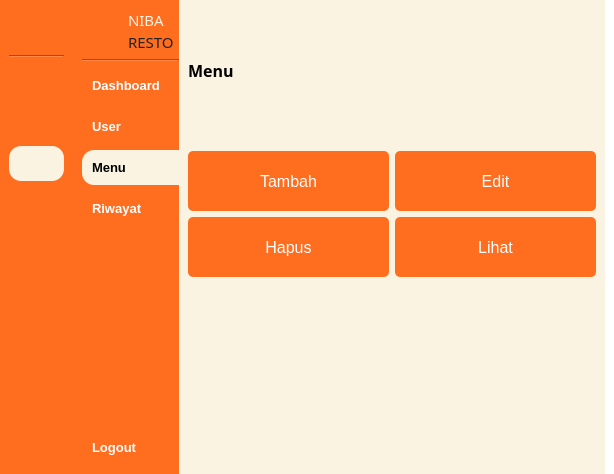
<?xml version="1.0" encoding="UTF-8"?>
<ui version="4.0">
 <class>MainWindow</class>
 <widget class="QMainWindow" name="MainWindow">
  <property name="geometry">
   <rect>
    <x>0</x>
    <y>0</y>
    <width>614</width>
    <height>474</height>
   </rect>
  </property>
  <property name="windowTitle">
   <string>MainWindow</string>
  </property>
  <property name="styleSheet">
   <string notr="true">background-color: rgb(255, 255, 255);</string>
  </property>
  <widget class="QWidget" name="centralwidget">
   <layout class="QGridLayout" name="gridLayout">
    <property name="leftMargin">
     <number>0</number>
    </property>
    <property name="topMargin">
     <number>0</number>
    </property>
    <property name="rightMargin">
     <number>0</number>
    </property>
    <property name="bottomMargin">
     <number>0</number>
    </property>
    <property name="horizontalSpacing">
     <number>0</number>
    </property>
    <item row="0" column="0">
     <widget class="QWidget" name="icon_only_widget" native="true">
      <property name="maximumSize">
       <size>
        <width>75</width>
        <height>16777215</height>
       </size>
      </property>
      <property name="styleSheet">
       <string notr="true">QPushButton {
	text-align: center;
	border-radius: 12px;
    padding: 10px;
    border: 0px;
	color: white;
    font-weight: 600;
}

QPushButton:hover {
	background-color: rgb(181, 171, 146);
}

QPushButton:checked {
	color: black;
	background-color: #FAF3E1;
}

QWidget {
	background-color: #FF6D1F;
}</string>
      </property>
      <layout class="QVBoxLayout" name="verticalLayout">
       <item>
        <layout class="QVBoxLayout" name="verticalLayout_7">
         <item>
          <layout class="QHBoxLayout" name="horizontalLayout_4">
           <property name="rightMargin">
            <number>5</number>
           </property>
           <item>
            <widget class="QLabel" name="label_4">
             <property name="sizePolicy">
              <sizepolicy hsizetype="Fixed" vsizetype="Fixed">
               <horstretch>0</horstretch>
               <verstretch>0</verstretch>
              </sizepolicy>
             </property>
             <property name="minimumSize">
              <size>
               <width>40</width>
               <height>40</height>
              </size>
             </property>
             <property name="maximumSize">
              <size>
               <width>40</width>
               <height>40</height>
              </size>
             </property>
             <property name="styleSheet">
              <string notr="true">QLabel {
    background-color: transparent;
    border-radius: 20px;
    background-image: url(:/yourpic.png);
    background-repeat: no-repeat;
    background-position: center;
}
</string>
             </property>
             <property name="text">
              <string/>
             </property>
             <property name="pixmap">
              <pixmap resource="images.qrc">:/image/images/logo-rounded.png</pixmap>
             </property>
             <property name="scaledContents">
              <bool>true</bool>
             </property>
            </widget>
           </item>
          </layout>
         </item>
         <item>
          <widget class="Line" name="line">
           <property name="orientation">
            <enum>Qt::Horizontal</enum>
           </property>
          </widget>
         </item>
         <item>
          <widget class="QPushButton" name="btn_dashboard_icon">
           <property name="font">
            <font>
             <family>Microsoft Sans Serif</family>
             <pointsize>10</pointsize>
             <weight>75</weight>
             <bold>true</bold>
            </font>
           </property>
           <property name="styleSheet">
            <string notr="true"/>
           </property>
           <property name="text">
            <string/>
           </property>
           <property name="icon">
            <iconset resource="images.qrc">
             <normaloff>:/image/images/mage--home-fill-off.png</normaloff>
             <normalon>:/image/images/mage--home-fill.png</normalon>
             <disabledoff>:/image/images/mage--home-fill-off.png</disabledoff>
             <disabledon>:/image/images/mage--home-fill.png</disabledon>
             <activeoff>:/image/images/mage--home-fill-off.png</activeoff>
             <activeon>:/image/images/mage--home-fill.png</activeon>
             <selectedoff>:/image/images/mage--home-fill-off.png</selectedoff>
             <selectedon>:/image/images/mage--home-fill.png</selectedon>:/image/images/mage--home-fill-off.png</iconset>
           </property>
           <property name="iconSize">
            <size>
             <width>20</width>
             <height>20</height>
            </size>
           </property>
           <property name="checkable">
            <bool>true</bool>
           </property>
           <property name="checked">
            <bool>false</bool>
           </property>
           <property name="autoExclusive">
            <bool>true</bool>
           </property>
          </widget>
         </item>
         <item>
          <widget class="QPushButton" name="btn_user_icon">
           <property name="font">
            <font>
             <family>MS Sans Serif</family>
             <pointsize>10</pointsize>
             <weight>75</weight>
             <bold>true</bold>
            </font>
           </property>
           <property name="styleSheet">
            <string notr="true"/>
           </property>
           <property name="text">
            <string/>
           </property>
           <property name="icon">
            <iconset resource="images.qrc">
             <normaloff>:/image/images/mage--users-fill-off.png</normaloff>
             <normalon>:/image/images/mage--users-fill.png</normalon>:/image/images/mage--users-fill-off.png</iconset>
           </property>
           <property name="iconSize">
            <size>
             <width>20</width>
             <height>20</height>
            </size>
           </property>
           <property name="checkable">
            <bool>true</bool>
           </property>
           <property name="autoExclusive">
            <bool>true</bool>
           </property>
          </widget>
         </item>
         <item>
          <widget class="QPushButton" name="btn_menu_icon">
           <property name="font">
            <font>
             <family>MS Sans Serif</family>
             <pointsize>10</pointsize>
             <weight>75</weight>
             <bold>true</bold>
            </font>
           </property>
           <property name="styleSheet">
            <string notr="true"/>
           </property>
           <property name="text">
            <string/>
           </property>
           <property name="icon">
            <iconset resource="images.qrc">
             <normaloff>:/image/images/mage--clipboard-2-fill-off.png</normaloff>
             <normalon>:/image/images/mage--clipboard-2-fill.png</normalon>:/image/images/mage--clipboard-2-fill-off.png</iconset>
           </property>
           <property name="iconSize">
            <size>
             <width>20</width>
             <height>20</height>
            </size>
           </property>
           <property name="checkable">
            <bool>true</bool>
           </property>
           <property name="checked">
            <bool>true</bool>
           </property>
           <property name="autoExclusive">
            <bool>true</bool>
           </property>
          </widget>
         </item>
         <item>
          <widget class="QPushButton" name="btn_riwayat_icon">
           <property name="font">
            <font>
             <family>Microsoft Sans Serif</family>
             <pointsize>10</pointsize>
             <weight>75</weight>
             <bold>true</bold>
            </font>
           </property>
           <property name="styleSheet">
            <string notr="true"/>
           </property>
           <property name="text">
            <string/>
           </property>
           <property name="icon">
            <iconset resource="images.qrc">
             <normaloff>:/image/images/mage--book-text-fill.png</normaloff>
             <normalon>:/image/images/mage--book-text-fill-off.png</normalon>:/image/images/mage--book-text-fill.png</iconset>
           </property>
           <property name="iconSize">
            <size>
             <width>20</width>
             <height>20</height>
            </size>
           </property>
           <property name="checkable">
            <bool>true</bool>
           </property>
           <property name="checked">
            <bool>false</bool>
           </property>
           <property name="autoExclusive">
            <bool>true</bool>
           </property>
          </widget>
         </item>
         <item>
          <spacer name="verticalSpacer_3">
           <property name="orientation">
            <enum>Qt::Vertical</enum>
           </property>
           <property name="sizeHint" stdset="0">
            <size>
             <width>40</width>
             <height>200</height>
            </size>
           </property>
          </spacer>
         </item>
         <item>
          <widget class="QPushButton" name="btn_logout_icon">
           <property name="font">
            <font>
             <family>MS Sans Serif</family>
             <pointsize>10</pointsize>
             <weight>75</weight>
             <bold>true</bold>
            </font>
           </property>
           <property name="styleSheet">
            <string notr="true">QPushButton {
	border-radius: 12px;
}</string>
           </property>
           <property name="text">
            <string/>
           </property>
           <property name="icon">
            <iconset resource="images.qrc">
             <normaloff>:/image/images/mage--shut-down-fill-off.png</normaloff>
             <normalon>:/image/images/mage--shut-down-fill.png</normalon>:/image/images/mage--shut-down-fill-off.png</iconset>
           </property>
           <property name="iconSize">
            <size>
             <width>20</width>
             <height>20</height>
            </size>
           </property>
          </widget>
         </item>
        </layout>
       </item>
      </layout>
     </widget>
    </item>
    <item row="0" column="1">
     <widget class="QWidget" name="icon_name_widget" native="true">
      <property name="maximumSize">
       <size>
        <width>150</width>
        <height>16777215</height>
       </size>
      </property>
      <property name="styleSheet">
       <string notr="true">QPushButton {
	text-align: left;
	border-top-left-radius: 12px;
	border-bottom-left-radius: 12px;
    padding: 10px;
    border: 0px;
	color: white;
    font-weight: 600;
}

QPushButton:hover {
	background-color: rgb(181, 171, 146);
}

QPushButton:checked {
	color: black;
	background-color: #FAF3E1;
}

QWidget {
	background-color: #FF6D1F;
}</string>
      </property>
      <layout class="QVBoxLayout" name="verticalLayout_4">
       <property name="rightMargin">
        <number>0</number>
       </property>
       <item>
        <layout class="QVBoxLayout" name="verticalLayout_2">
         <item>
          <layout class="QHBoxLayout" name="horizontalLayout_2">
           <property name="rightMargin">
            <number>5</number>
           </property>
           <item>
            <widget class="QLabel" name="label_2">
             <property name="sizePolicy">
              <sizepolicy hsizetype="Fixed" vsizetype="Fixed">
               <horstretch>0</horstretch>
               <verstretch>0</verstretch>
              </sizepolicy>
             </property>
             <property name="minimumSize">
              <size>
               <width>40</width>
               <height>40</height>
              </size>
             </property>
             <property name="maximumSize">
              <size>
               <width>40</width>
               <height>40</height>
              </size>
             </property>
             <property name="styleSheet">
              <string notr="true">QLabel {
    background-color: transparent;
    border-radius: 20px;
    background-image: url(:/yourpic.png);
    background-repeat: no-repeat;
    background-position: center;
}
</string>
             </property>
             <property name="text">
              <string/>
             </property>
             <property name="pixmap">
              <pixmap resource="images.qrc">:/image/images/logo-rounded.png</pixmap>
             </property>
             <property name="scaledContents">
              <bool>true</bool>
             </property>
            </widget>
           </item>
           <item>
            <layout class="QVBoxLayout" name="verticalLayout_3">
             <property name="spacing">
              <number>0</number>
             </property>
             <item>
              <widget class="QLabel" name="label_3">
               <property name="maximumSize">
                <size>
                 <width>50</width>
                 <height>16777215</height>
                </size>
               </property>
               <property name="font">
                <font>
                 <family>Bauhaus 93</family>
                 <pointsize>11</pointsize>
                 <weight>50</weight>
                 <bold>false</bold>
                 <strikeout>false</strikeout>
                 <kerning>true</kerning>
                </font>
               </property>
               <property name="styleSheet">
                <string notr="true">color: #FAF3E1;</string>
               </property>
               <property name="text">
                <string>NIBA</string>
               </property>
               <property name="textFormat">
                <enum>Qt::PlainText</enum>
               </property>
              </widget>
             </item>
             <item>
              <widget class="QLabel" name="label_5">
               <property name="sizePolicy">
                <sizepolicy hsizetype="Minimum" vsizetype="Preferred">
                 <horstretch>0</horstretch>
                 <verstretch>0</verstretch>
                </sizepolicy>
               </property>
               <property name="maximumSize">
                <size>
                 <width>50</width>
                 <height>16777215</height>
                </size>
               </property>
               <property name="font">
                <font>
                 <family>Bauhaus 93</family>
                 <pointsize>11</pointsize>
                 <weight>50</weight>
                 <bold>false</bold>
                 <strikeout>false</strikeout>
                 <kerning>true</kerning>
                </font>
               </property>
               <property name="styleSheet">
                <string notr="true">color: #222222;</string>
               </property>
               <property name="text">
                <string>RESTO</string>
               </property>
               <property name="textFormat">
                <enum>Qt::PlainText</enum>
               </property>
               <property name="scaledContents">
                <bool>false</bool>
               </property>
              </widget>
             </item>
            </layout>
           </item>
          </layout>
         </item>
         <item>
          <widget class="Line" name="line_2">
           <property name="orientation">
            <enum>Qt::Horizontal</enum>
           </property>
          </widget>
         </item>
         <item>
          <widget class="QPushButton" name="btn_dashboard_expanded">
           <property name="font">
            <font>
             <family>Microsoft Sans Serif</family>
             <pointsize>10</pointsize>
             <weight>75</weight>
             <bold>true</bold>
            </font>
           </property>
           <property name="styleSheet">
            <string notr="true"/>
           </property>
           <property name="text">
            <string>Dashboard</string>
           </property>
           <property name="icon">
            <iconset resource="images.qrc">
             <normaloff>:/image/images/mage--home-fill-off.png</normaloff>
             <normalon>:/image/images/mage--home-fill.png</normalon>
             <disabledoff>:/image/images/mage--home-fill-off.png</disabledoff>
             <disabledon>:/image/images/mage--home-fill.png</disabledon>
             <activeoff>:/image/images/mage--home-fill-off.png</activeoff>
             <activeon>:/image/images/mage--home-fill.png</activeon>
             <selectedoff>:/image/images/mage--home-fill-off.png</selectedoff>
             <selectedon>:/image/images/mage--home-fill.png</selectedon>:/image/images/mage--home-fill-off.png</iconset>
           </property>
           <property name="iconSize">
            <size>
             <width>20</width>
             <height>20</height>
            </size>
           </property>
           <property name="checkable">
            <bool>true</bool>
           </property>
           <property name="checked">
            <bool>false</bool>
           </property>
           <property name="autoExclusive">
            <bool>true</bool>
           </property>
          </widget>
         </item>
         <item>
          <widget class="QPushButton" name="btn_user_expanded">
           <property name="font">
            <font>
             <family>MS Sans Serif</family>
             <pointsize>10</pointsize>
             <weight>75</weight>
             <bold>true</bold>
            </font>
           </property>
           <property name="styleSheet">
            <string notr="true"/>
           </property>
           <property name="text">
            <string>User</string>
           </property>
           <property name="icon">
            <iconset resource="images.qrc">
             <normaloff>:/image/images/mage--users-fill-off.png</normaloff>
             <normalon>:/image/images/mage--users-fill.png</normalon>:/image/images/mage--users-fill-off.png</iconset>
           </property>
           <property name="iconSize">
            <size>
             <width>20</width>
             <height>20</height>
            </size>
           </property>
           <property name="checkable">
            <bool>true</bool>
           </property>
           <property name="autoExclusive">
            <bool>true</bool>
           </property>
          </widget>
         </item>
         <item>
          <widget class="QPushButton" name="btn_menu_expanded">
           <property name="font">
            <font>
             <family>MS Sans Serif</family>
             <pointsize>10</pointsize>
             <weight>75</weight>
             <bold>true</bold>
            </font>
           </property>
           <property name="styleSheet">
            <string notr="true"/>
           </property>
           <property name="text">
            <string>Menu</string>
           </property>
           <property name="icon">
            <iconset resource="images.qrc">
             <normaloff>:/image/images/mage--clipboard-2-fill-off.png</normaloff>
             <normalon>:/image/images/mage--clipboard-2-fill.png</normalon>:/image/images/mage--clipboard-2-fill-off.png</iconset>
           </property>
           <property name="iconSize">
            <size>
             <width>20</width>
             <height>20</height>
            </size>
           </property>
           <property name="checkable">
            <bool>true</bool>
           </property>
           <property name="checked">
            <bool>true</bool>
           </property>
           <property name="autoExclusive">
            <bool>true</bool>
           </property>
          </widget>
         </item>
         <item>
          <widget class="QPushButton" name="btn_riwayat_expanded">
           <property name="font">
            <font>
             <family>Microsoft Sans Serif</family>
             <pointsize>10</pointsize>
             <weight>75</weight>
             <bold>true</bold>
            </font>
           </property>
           <property name="styleSheet">
            <string notr="true"/>
           </property>
           <property name="text">
            <string>Riwayat</string>
           </property>
           <property name="icon">
            <iconset resource="images.qrc">
             <normaloff>:/image/images/mage--book-text-fill.png</normaloff>
             <normalon>:/image/images/mage--book-text-fill-off.png</normalon>:/image/images/mage--book-text-fill.png</iconset>
           </property>
           <property name="iconSize">
            <size>
             <width>20</width>
             <height>20</height>
            </size>
           </property>
           <property name="checkable">
            <bool>true</bool>
           </property>
           <property name="checked">
            <bool>false</bool>
           </property>
           <property name="autoExclusive">
            <bool>true</bool>
           </property>
          </widget>
         </item>
         <item>
          <spacer name="verticalSpacer_2">
           <property name="orientation">
            <enum>Qt::Vertical</enum>
           </property>
           <property name="sizeHint" stdset="0">
            <size>
             <width>40</width>
             <height>200</height>
            </size>
           </property>
          </spacer>
         </item>
         <item>
          <widget class="QPushButton" name="btn_logout_expanded">
           <property name="font">
            <font>
             <family>MS Sans Serif</family>
             <pointsize>10</pointsize>
             <weight>75</weight>
             <bold>true</bold>
            </font>
           </property>
           <property name="styleSheet">
            <string notr="true">QPushButton {
	border-radius: 12px;
}</string>
           </property>
           <property name="text">
            <string>Logout</string>
           </property>
           <property name="icon">
            <iconset resource="images.qrc">
             <normaloff>:/image/images/mage--shut-down-fill-off.png</normaloff>
             <normalon>:/image/images/mage--shut-down-fill.png</normalon>:/image/images/mage--shut-down-fill-off.png</iconset>
           </property>
           <property name="iconSize">
            <size>
             <width>20</width>
             <height>20</height>
            </size>
           </property>
          </widget>
         </item>
        </layout>
       </item>
      </layout>
     </widget>
    </item>
    <item row="0" column="2">
     <widget class="QWidget" name="main_menu" native="true">
      <property name="styleSheet">
       <string notr="true">background-color: rgb(255, 255, 255);</string>
      </property>
      <layout class="QVBoxLayout" name="verticalLayout_5">
       <property name="spacing">
        <number>0</number>
       </property>
       <property name="leftMargin">
        <number>0</number>
       </property>
       <property name="topMargin">
        <number>0</number>
       </property>
       <property name="bottomMargin">
        <number>0</number>
       </property>
       <item>
        <widget class="QWidget" name="widget" native="true">
         <property name="minimumSize">
          <size>
           <width>0</width>
           <height>50</height>
          </size>
         </property>
         <property name="maximumSize">
          <size>
           <width>16777215</width>
           <height>50</height>
          </size>
         </property>
         <property name="styleSheet">
          <string notr="true">background-color: rgb(250, 243, 225);</string>
         </property>
         <layout class="QHBoxLayout" name="horizontalLayout_6">
          <item>
           <layout class="QHBoxLayout" name="horizontalLayout">
            <item>
             <widget class="QPushButton" name="btn_expand">
              <property name="styleSheet">
               <string notr="true">QPushButton {
	text-align: left;
	border-radius: 12px;
    padding: 10px;
    border: 0px;
	color: black;
    font-weight: 600;
}

QPushButton:hover {
	background-color: #F5E7C6;
}

QPushButton:checked {
	background-color: #222222;
}</string>
              </property>
              <property name="text">
               <string/>
              </property>
              <property name="icon">
               <iconset resource="images.qrc">
                <normaloff>:/image/images/mage--dash-menu-off.png</normaloff>
                <normalon>:/image/images/mage--double-arrow-left-off.png</normalon>:/image/images/mage--dash-menu-off.png</iconset>
              </property>
              <property name="iconSize">
               <size>
                <width>20</width>
                <height>20</height>
               </size>
              </property>
              <property name="checkable">
               <bool>true</bool>
              </property>
             </widget>
            </item>
            <item>
             <spacer name="horizontalSpacer">
              <property name="orientation">
               <enum>Qt::Horizontal</enum>
              </property>
              <property name="sizeHint" stdset="0">
               <size>
                <width>20</width>
                <height>118</height>
               </size>
              </property>
             </spacer>
            </item>
           </layout>
          </item>
         </layout>
        </widget>
       </item>
       <item>
        <widget class="QWidget" name="widget_2" native="true">
         <property name="styleSheet">
          <string notr="true">QWidget {
	background-color: rgb(250, 243, 225);
}

QLabel {
	color:black;
}

QLineEdit {
	background-color: white;
	border-radius:  5px;
}

QComboBox {
	background-color: white;
	border-radius: 5px;
}</string>
         </property>
         <layout class="QVBoxLayout" name="verticalLayout_6">
          <item>
           <layout class="QHBoxLayout" name="horizontalLayout_3">
            <item>
             <widget class="QLabel" name="label_6">
              <property name="font">
               <font>
                <family>MS Reference Sans Serif</family>
                <pointsize>12</pointsize>
                <weight>75</weight>
                <bold>true</bold>
               </font>
              </property>
              <property name="styleSheet">
               <string notr="true">color:black;</string>
              </property>
              <property name="text">
               <string>Menu</string>
              </property>
              <property name="scaledContents">
               <bool>false</bool>
              </property>
              <property name="wordWrap">
               <bool>false</bool>
              </property>
             </widget>
            </item>
           </layout>
          </item>
          <item>
           <spacer name="verticalSpacer_4">
            <property name="orientation">
             <enum>Qt::Vertical</enum>
            </property>
            <property name="sizeHint" stdset="0">
             <size>
              <width>20</width>
              <height>40</height>
             </size>
            </property>
           </spacer>
          </item>
          <item>
           <layout class="QGridLayout" name="gridLayout_2">
            <item row="1" column="0">
             <widget class="QPushButton" name="btn_add">
              <property name="minimumSize">
               <size>
                <width>70</width>
                <height>60</height>
               </size>
              </property>
              <property name="font">
               <font>
                <pointsize>12</pointsize>
               </font>
              </property>
              <property name="styleSheet">
               <string notr="true">QPushButton {
	background-color: #FF6D1F;
	color:  white;
	padding: 2px;
	border-radius: 5px;
}</string>
              </property>
              <property name="text">
               <string>Tambah</string>
              </property>
             </widget>
            </item>
            <item row="1" column="1">
             <widget class="QPushButton" name="btn_edit">
              <property name="minimumSize">
               <size>
                <width>70</width>
                <height>60</height>
               </size>
              </property>
              <property name="font">
               <font>
                <pointsize>12</pointsize>
               </font>
              </property>
              <property name="styleSheet">
               <string notr="true">QPushButton {
	background-color: #FF6D1F;
	color:  white;
	padding: 2px;
	border-radius: 5px;
}</string>
              </property>
              <property name="text">
               <string>Edit</string>
              </property>
             </widget>
            </item>
            <item row="2" column="0">
             <widget class="QPushButton" name="btn_hapus">
              <property name="minimumSize">
               <size>
                <width>70</width>
                <height>60</height>
               </size>
              </property>
              <property name="font">
               <font>
                <pointsize>12</pointsize>
               </font>
              </property>
              <property name="styleSheet">
               <string notr="true">QPushButton {
	background-color: #FF6D1F;
	color:  white;
	padding: 2px;
	border-radius: 5px;
}</string>
              </property>
              <property name="text">
               <string>Hapus</string>
              </property>
             </widget>
            </item>
            <item row="2" column="1">
             <widget class="QPushButton" name="btn_show">
              <property name="minimumSize">
               <size>
                <width>70</width>
                <height>60</height>
               </size>
              </property>
              <property name="font">
               <font>
                <pointsize>12</pointsize>
               </font>
              </property>
              <property name="styleSheet">
               <string notr="true">QPushButton {
	background-color: #FF6D1F;
	color:  white;
	padding: 2px;
	border-radius: 5px;
}</string>
              </property>
              <property name="text">
               <string>Lihat</string>
              </property>
             </widget>
            </item>
           </layout>
          </item>
          <item>
           <spacer name="verticalSpacer_6">
            <property name="orientation">
             <enum>Qt::Vertical</enum>
            </property>
            <property name="sizeHint" stdset="0">
             <size>
              <width>20</width>
              <height>40</height>
             </size>
            </property>
           </spacer>
          </item>
          <item>
           <spacer name="verticalSpacer">
            <property name="orientation">
             <enum>Qt::Vertical</enum>
            </property>
            <property name="sizeHint" stdset="0">
             <size>
              <width>20</width>
              <height>40</height>
             </size>
            </property>
           </spacer>
          </item>
          <item>
           <spacer name="verticalSpacer_5">
            <property name="orientation">
             <enum>Qt::Vertical</enum>
            </property>
            <property name="sizeHint" stdset="0">
             <size>
              <width>20</width>
              <height>40</height>
             </size>
            </property>
           </spacer>
          </item>
         </layout>
        </widget>
       </item>
      </layout>
     </widget>
    </item>
   </layout>
  </widget>
 </widget>
 <resources>
  <include location="images.qrc"/>
 </resources>
 <connections>
  <connection>
   <sender>btn_expand</sender>
   <signal>toggled(bool)</signal>
   <receiver>icon_only_widget</receiver>
   <slot>setHidden(bool)</slot>
   <hints>
    <hint type="sourcelabel">
     <x>240</x>
     <y>39</y>
    </hint>
    <hint type="destinationlabel">
     <x>63</x>
     <y>252</y>
    </hint>
   </hints>
  </connection>
  <connection>
   <sender>btn_expand</sender>
   <signal>toggled(bool)</signal>
   <receiver>icon_name_widget</receiver>
   <slot>setVisible(bool)</slot>
   <hints>
    <hint type="sourcelabel">
     <x>240</x>
     <y>39</y>
    </hint>
    <hint type="destinationlabel">
     <x>186</x>
     <y>243</y>
    </hint>
   </hints>
  </connection>
  <connection>
   <sender>btn_logout_expanded</sender>
   <signal>clicked()</signal>
   <receiver>MainWindow</receiver>
   <slot>close()</slot>
   <hints>
    <hint type="sourcelabel">
     <x>185</x>
     <y>463</y>
    </hint>
    <hint type="destinationlabel">
     <x>140</x>
     <y>470</y>
    </hint>
   </hints>
  </connection>
  <connection>
   <sender>btn_dashboard_expanded</sender>
   <signal>toggled(bool)</signal>
   <receiver>btn_dashboard_icon</receiver>
   <slot>setChecked(bool)</slot>
   <hints>
    <hint type="sourcelabel">
     <x>185</x>
     <y>106</y>
    </hint>
    <hint type="destinationlabel">
     <x>41</x>
     <y>106</y>
    </hint>
   </hints>
  </connection>
  <connection>
   <sender>btn_user_expanded</sender>
   <signal>toggled(bool)</signal>
   <receiver>btn_user_icon</receiver>
   <slot>setChecked(bool)</slot>
   <hints>
    <hint type="sourcelabel">
     <x>109</x>
     <y>148</y>
    </hint>
    <hint type="destinationlabel">
     <x>45</x>
     <y>152</y>
    </hint>
   </hints>
  </connection>
  <connection>
   <sender>btn_menu_expanded</sender>
   <signal>toggled(bool)</signal>
   <receiver>btn_menu_icon</receiver>
   <slot>setChecked(bool)</slot>
   <hints>
    <hint type="sourcelabel">
     <x>185</x>
     <y>198</y>
    </hint>
    <hint type="destinationlabel">
     <x>47</x>
     <y>198</y>
    </hint>
   </hints>
  </connection>
  <connection>
   <sender>btn_dashboard_icon</sender>
   <signal>toggled(bool)</signal>
   <receiver>btn_dashboard_expanded</receiver>
   <slot>setChecked(bool)</slot>
   <hints>
    <hint type="sourcelabel">
     <x>43</x>
     <y>100</y>
    </hint>
    <hint type="destinationlabel">
     <x>123</x>
     <y>100</y>
    </hint>
   </hints>
  </connection>
  <connection>
   <sender>btn_user_icon</sender>
   <signal>toggled(bool)</signal>
   <receiver>btn_user_expanded</receiver>
   <slot>setChecked(bool)</slot>
   <hints>
    <hint type="sourcelabel">
     <x>23</x>
     <y>145</y>
    </hint>
    <hint type="destinationlabel">
     <x>168</x>
     <y>144</y>
    </hint>
   </hints>
  </connection>
  <connection>
   <sender>btn_menu_icon</sender>
   <signal>toggled(bool)</signal>
   <receiver>btn_menu_expanded</receiver>
   <slot>setChecked(bool)</slot>
   <hints>
    <hint type="sourcelabel">
     <x>34</x>
     <y>182</y>
    </hint>
    <hint type="destinationlabel">
     <x>153</x>
     <y>196</y>
    </hint>
   </hints>
  </connection>
  <connection>
   <sender>btn_logout_icon</sender>
   <signal>clicked()</signal>
   <receiver>MainWindow</receiver>
   <slot>close()</slot>
   <hints>
    <hint type="sourcelabel">
     <x>38</x>
     <y>445</y>
    </hint>
    <hint type="destinationlabel">
     <x>48</x>
     <y>513</y>
    </hint>
   </hints>
  </connection>
  <connection>
   <sender>btn_riwayat_expanded</sender>
   <signal>toggled(bool)</signal>
   <receiver>btn_riwayat_icon</receiver>
   <slot>setChecked(bool)</slot>
   <hints>
    <hint type="sourcelabel">
     <x>90</x>
     <y>222</y>
    </hint>
    <hint type="destinationlabel">
     <x>25</x>
     <y>219</y>
    </hint>
   </hints>
  </connection>
  <connection>
   <sender>btn_riwayat_icon</sender>
   <signal>toggled(bool)</signal>
   <receiver>btn_riwayat_expanded</receiver>
   <slot>setChecked(bool)</slot>
   <hints>
    <hint type="sourcelabel">
     <x>18</x>
     <y>227</y>
    </hint>
    <hint type="destinationlabel">
     <x>124</x>
     <y>227</y>
    </hint>
   </hints>
  </connection>
 </connections>
</ui>
